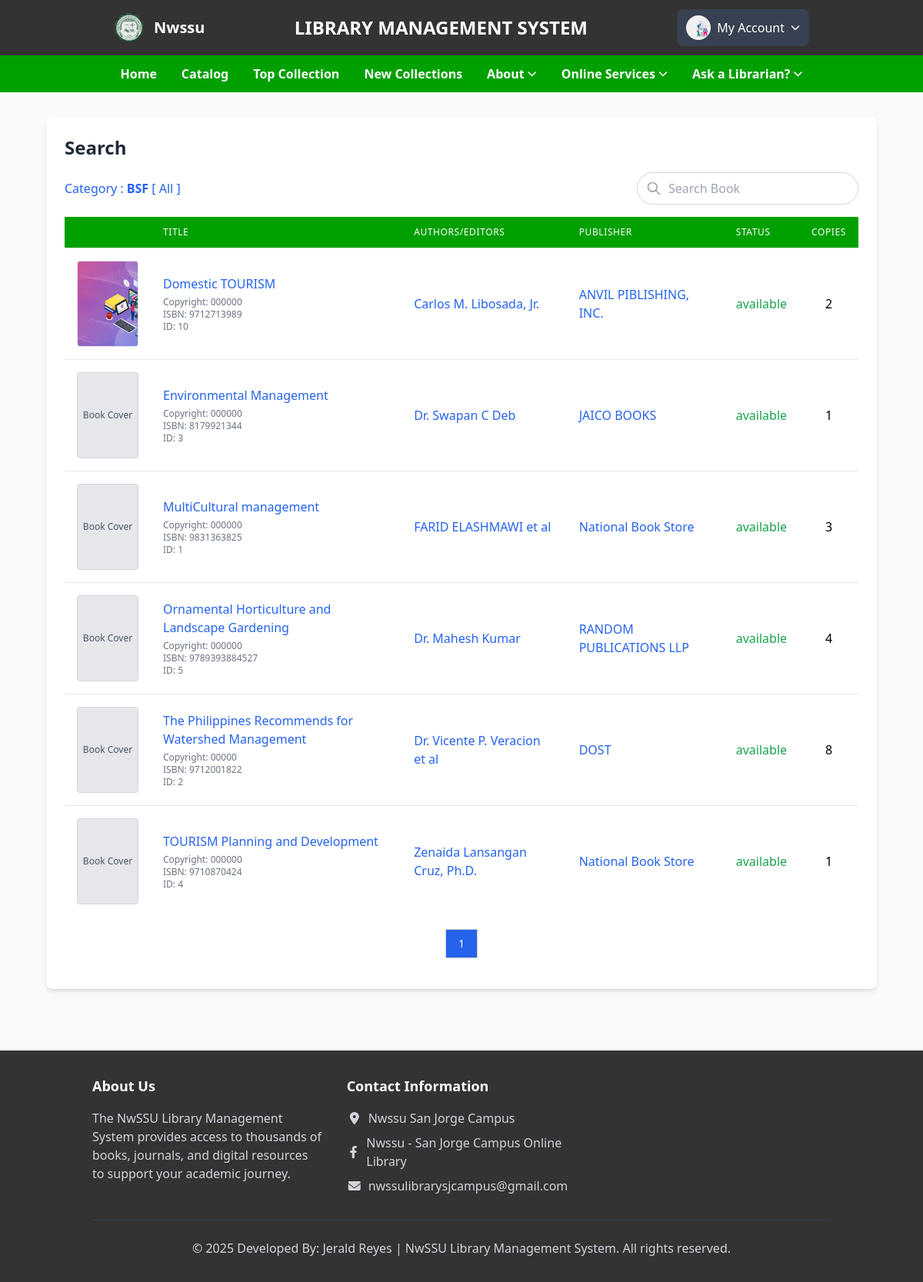
The app's page /searchcategory?category=BSF (signed in), older data.
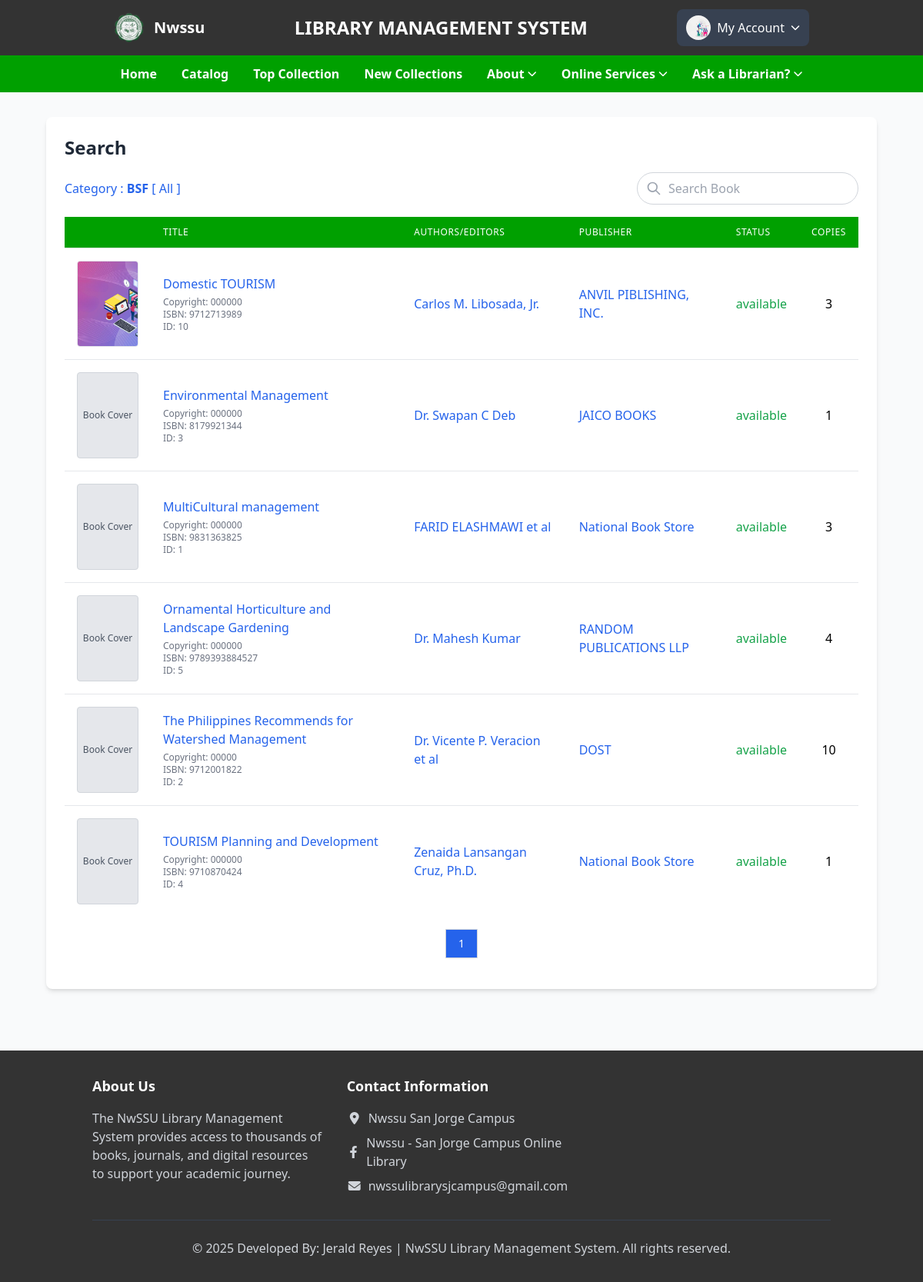
The same page, newer data.
### tables this page shows
CREATE TABLE `books` (
  `id` int(100) NOT NULL,
  `material_type` varchar(250) NOT NULL,
  `sub_type` varchar(250) NOT NULL,
  `category` varchar(250) NOT NULL,
  `title` varchar(500) NOT NULL,
  `author` varchar(500) NOT NULL,
  `publisher` varchar(500) NOT NULL,
  `status` varchar(100) NOT NULL,
  `subject` varchar(250) NOT NULL,
  `content` varchar(5000) NOT NULL,
  `summary` varchar(5000) NOT NULL,
  `issn` varchar(250) NOT NULL,
  `call_no` varchar(250) NOT NULL,
  `ISBN` varchar(250) NOT NULL,
  `copyright` varchar(250) NOT NULL,
  `page_number` int(250) NOT NULL,
  `edition` varchar(250) NOT NULL,
  `copies` int(250) NOT NULL,
  `date_acquired` varchar(250) NOT NULL,
  `books_image` varchar(400) DEFAULT NULL,
  `catalog_date` varchar(50) NOT NULL
);

### student/search_categ.php (the view, shortened to what the changed rows need)
<?php
include '../student/side_navbars.php';
try {
    $conn = new PDO("mysql:host=$db_host;dbname=$db_name", $user_name, $user_password);
    $conn->setAttribute(PDO::ATTR_ERRMODE, PDO::ERRMODE_EXCEPTION);
} catch (PDOException $e) {
    die("Connection failed: " . $e->getMessage());
}
$page = isset($_GET['page']) ? (int)$_GET['page'] : 1;
$offset = ($page - 1) * BOOKS_PER_PAGE;
$selected_category = isset($_GET['category']) ? $_GET['category'] : '';
$selected_category = htmlspecialchars($selected_category);
$query = $conn->prepare("SELECT * FROM books WHERE category = :category ORDER BY title ASC LIMIT :offset, :limit");
$query->bindValue(':category', $selected_category, PDO::PARAM_STR);
$query->bindValue(':offset', $offset, PDO::PARAM_INT);
$query->bindValue(':limit', BOOKS_PER_PAGE, PDO::PARAM_INT);
$query->execute();
$books = $query->fetchAll(PDO::FETCH_ASSOC);
?>
<!DOCTYPE html>
<html lang="en">
<head>
    <script src="https://cdn.tailwindcss.com"></script>
</head>
<body class="bg-gray-50"></body>
<div class="container mx-auto px-[5%] py-8 max-w-7xl">
    <div class="bg-white rounded-lg shadow-md">
        <div class="p-6">
            <div class="flex justify-between items-center mb-4">
                <h2 class="text-2xl font-bold text-gray-800">Search</h2>
            </div>
            <div class="hidden md:block overflow-x-auto">
                <table class=" min-w-full divide-y divide-gray-200">
                    <thead>
                        <tr>
                            <th class="px-4 py-3 bg-primary text-white text-left text-xs font-medium uppercase tracking-wider w-24"></th>
                            <th class="px-4 py-3 bg-primary text-white text-left text-xs font-medium uppercase tracking-wider">Title</th>
                            <th class="px-4 py-3 bg-primary text-white text-left text-xs font-medium uppercase tracking-wider">Authors/Editors</th>
                            <th class="px-4 py-3 bg-primary text-white text-left text-xs font-medium uppercase tracking-wider">Publisher</th>
                            <th class="px-4 py-3 bg-primary text-white text-left text-xs font-medium uppercase tracking-wider">Status</th>
                            <th class="px-4 py-3 bg-primary text-white text-left text-xs font-medium uppercase tracking-wider">Copies</th>
                        </tr>
                    </thead>
                    <tbody class="bg-white divide-y divide-gray-200" id="bookTable">
                        <?php if (empty($books)): ?>
                            <tr>
                                <td colspan="6" class="px-4 py-4 text-center text-gray-500">No books found</td>
                            </tr>
                        <?php else: ?>
                            <?php foreach ($books as $book): ?>
                                <tr class="hover:bg-gray-50">
                                    <td class="px-4 py-4 whitespace-nowrap">
                                        <div class="flex justify-center">
                                            <?php if (!empty($book['books_image'])): ?>
                                                <img src="./uploaded_file/<?php echo htmlspecialchars($book['books_image']); ?>" alt="Book Cover" class="w-20 h-28 object-cover border border-gray-200 rounded">
                                            <?php else: ?>
                                                <div class="w-20 h-28 flex items-center justify-center bg-gray-200 text-gray-600 text-xs font-medium border border-gray-300 rounded">
                                                    Book Cover
                                                </div>
                                            <?php endif; ?>
                                        </div>
                                    </td>
                                    <td class="px-4 py-4">
                                        <div class="space-y-1">
                                            <a href="./books?id=<?php echo urlencode($book['id']); ?>" class="text-blue-600 hover:text-blue-800 hover:underline font-medium book-link"
                                                data-title="<?php echo htmlspecialchars($book['title']); ?>">
                                                <?php echo htmlspecialchars($book['title']); ?>
                                            </a>
                                            <div class="text-xs text-gray-500">
                                                <p>Copyright: <?php echo htmlspecialchars($book['copyright']); ?></p>
                                                <p>ISBN: <?php echo htmlspecialchars($book['ISBN']); ?></p>
                                                <p>ID: <?php echo htmlspecialchars($book['id']); ?></p>
                                            </div>
                                        </div>
                                    </td>
                                    <td class="px-4 py-4">
                                        <a href="./author?author=<?php echo urlencode($book['author']); ?>" class="text-blue-600 hover:text-blue-800 hover:underline">
                                            <?php echo htmlspecialchars($book['author']); ?>
                                        </a>
                                    </td>
                                    <td class="px-4 py-4">
                                        <a href="./publisher?publisher=<?php echo urlencode($book['publisher']); ?>" class="text-blue-600 hover:text-blue-800 hover:underline">
                                            <?php echo htmlspecialchars($book['publisher']); ?>
                                        </a>
                                    </td>
                                    <td class="px-4 py-4 text-center">
                                        <span class="<?php echo $book['status'] === 'available' ? 'text-green-600' : 'text-red-600'; ?>">
                                            <?php echo htmlspecialchars($book['status']); ?>
                                        </span>
                                    </td>
                                    <td class="px-4 py-4 text-center">
                                        <?php echo htmlspecialchars($book['copies']); ?>
                                    </td>
                                </tr>
                            <?php endforeach; ?>
                        <?php endif; ?>
                    </tbody>
                </table>
            </div>
        </div>
    </div>
</div>
<?php include '../student/footer.php'; ?>
</body>
</html>

Row changes from the older to the newer data that the page shows:
changed books "Domestic TOURISM": copies "2" → "3"
changed books "The Philippines Recommends for Watershed Management": copies "8" → "10"
